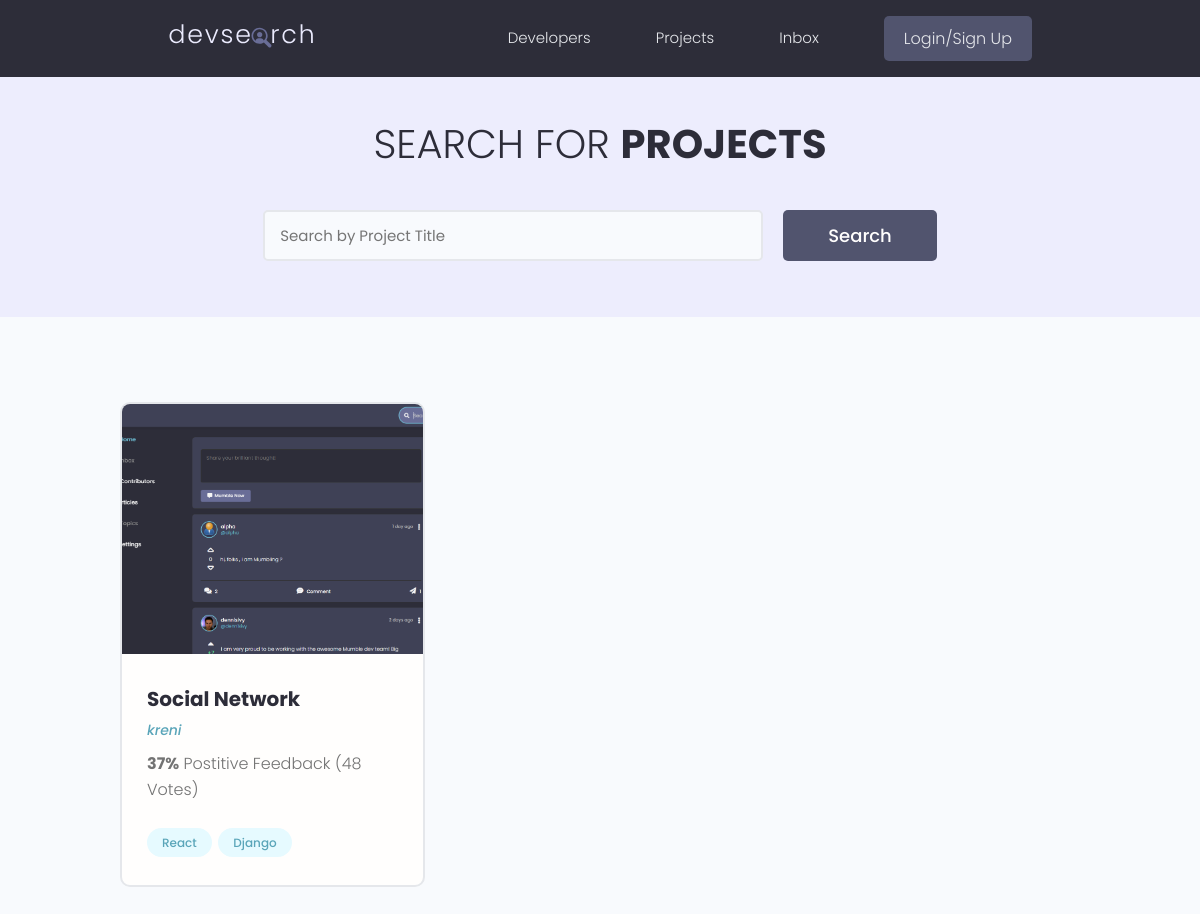
The page /projects/ on the database as committed earlier.
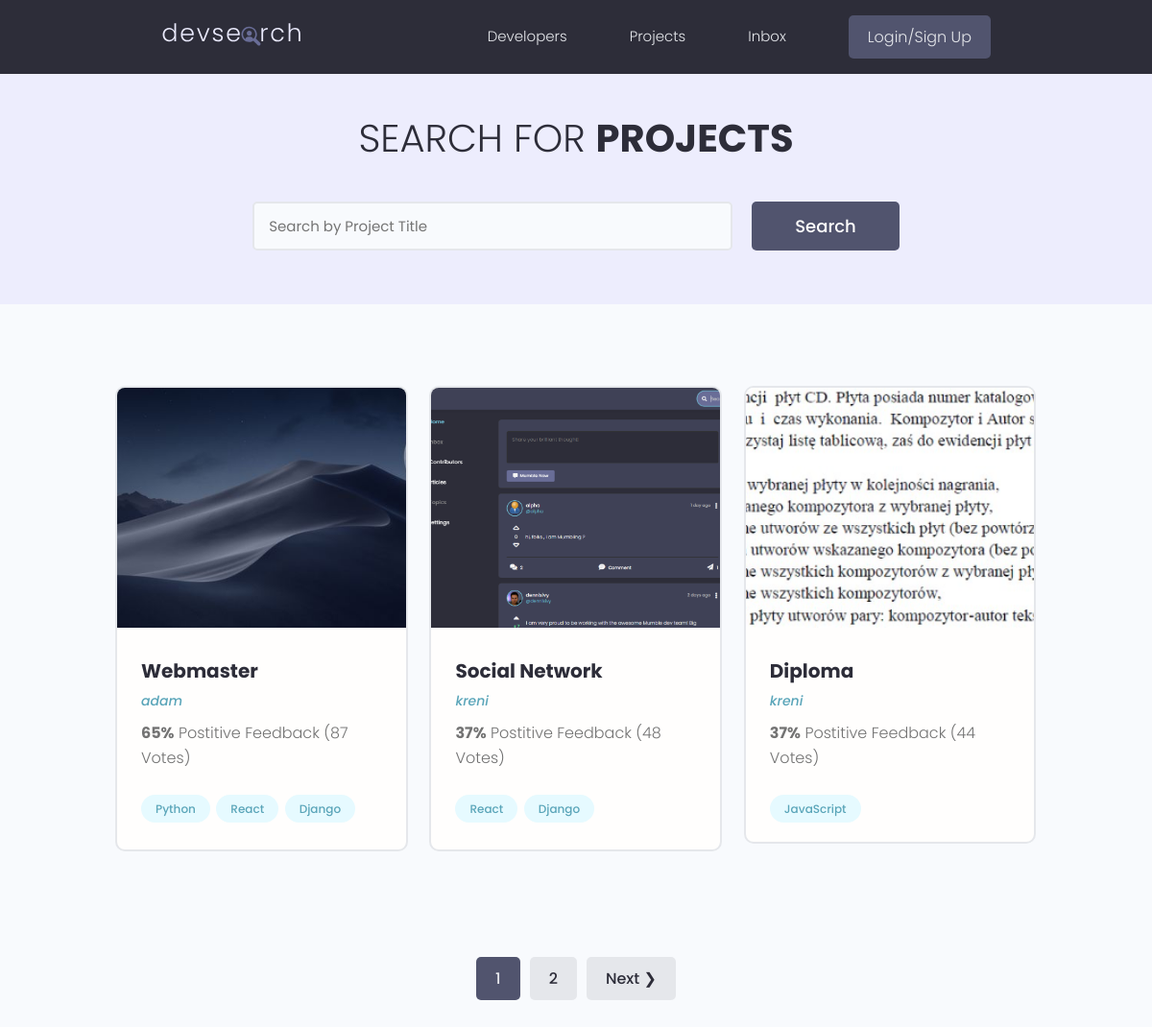
The same page on the database as committed later.
### projects/models.py (models this page shows, shortened)
class Project(models.Model):
    owner = models.ForeignKey(Profile, null=True, blank=True, on_delete=models.SET_NULL)
    title = models.CharField(max_length = 200)
    description = models.TextField(null=True, blank=True)
    featured_image = models.ImageField(null=True, blank=True, default="default.jpg")
    demo_link = models.CharField(max_length=200, null=True, blank=True)
    source_link = models.CharField(max_length=2000, null=True, blank=True)
    tags = models.ManyToManyField('Tag')
    vote_total = models.IntegerField(default=0, null=True, blank=True)
    vote_ratio = models.IntegerField(default=0, null=True, blank=True)
    created = models.DateTimeField(auto_now_add=True)
    id = models.UUIDField(default=uuid.uuid4, unique=True, primary_key=True, editable=False)
    class Meta:
        ordering = ["-vote_ratio", '-vote_total','title'] #Order of display

class Tag(models.Model):
    name = models.CharField(max_length=200)
    created = models.DateTimeField(auto_now_add=True)
    id = models.UUIDField(default=uuid.uuid4, unique=True, primary_key=True, editable=False)
    def __str__(self):
        return self.name

### users/models.py (models this page shows)
class Profile(models.Model):
    user = models.OneToOneField(User, on_delete=models.CASCADE, null=True, blank=True)
    name = models.CharField(max_length=200, blank=True, null=True)
    email = models.EmailField(max_length=200, blank=True, null=True)
    username = models.CharField(max_length=200, blank=True, null=True)
    location = models.CharField(max_length=200, blank=True, null=True)
    short_intro = models.CharField(max_length=200, blank=True, null=True)
    bio = models.TextField(max_length=200, blank=True, null=True)
    profile_image = models.ImageField(null=True, blank=True, upload_to='profiles/', default='profiles/user-default.png')
    social_github = models.CharField(max_length=200, blank=True, null=True)
    social_twitter = models.CharField(max_length=200, blank=True, null=True)
    social_linkedin = models.CharField(max_length=200, blank=True, null=True)
    social_youtube = models.CharField(max_length=200, blank=True, null=True)
    social_website = models.CharField(max_length=200, blank=True, null=True)
    id = models.UUIDField(default=uuid.uuid4, primary_key=True, editable=False, unique=True)
    def __str__(self):
        return str(self.username)

### projects/views.py (the view)
# urls.py: path('projects/', include('projects.urls')),
def projects(request):
    projects, search_query = searchProjects(request)
    custom_range, projects = paginateProjects(request, projects, 3)
    context={'projects':projects, 'search_query':search_query, 'custom_range':custom_range}
    return render(request, 'projects/projects.html', context)

### projects/utils.py (called while the page is built)
def paginateProjects(request, projects, results):
    page = request.GET.get('page')
    paginator = Paginator(projects, results)
    try:
        projects = paginator.page(page)
    except PageNotAnInteger:
        page = 1
        projects = paginator.page(page)
    except EmptyPage:
        page = paginator.num_pages
        projects = paginator.page(page)
    leftIndex = (int(page)-4)
    if leftIndex < 1:
        leftIndex = 1
    rightIndex = (int(page)+5)
    if rightIndex > paginator.num_pages:
        rightIndex = paginator.num_pages+1
    custom_range = range(leftIndex, rightIndex)
    return custom_range, projects

def searchProjects(request):
    search_query = ''
    if request.GET.get('search_query'):
        search_query = request.GET.get('search_query')
    tags = Tag.objects.filter(name__icontains=search_query)
    projects = Project.objects.distinct().filter(
        Q(title__icontains=search_query) |
        Q(description__icontains=search_query) |
        Q(owner__name__icontains=search_query) |
        Q(tags__in=tags)
    )
    return projects, search_query

### projects/templates/projects/projects.html (shortened to what this page needs)
{% extends 'main.html' %}
{% block content %}
    <main class="projects">
        <section class="hero-section text-center">
          <div class="container container--narrow">
            <div class="hero-section__box">
              <h2>Search for <span>Projects</span></h2>
            </div>
            <div class="hero-section__search">
              <form id="searchForm" class="form" action="{% url 'projects' %}" method="get">
                <div class="form__field">
                  <input class="input input--text" id="formInput#search" type="text" name="search_query"
                  value="{{ search_query }}" placeholder="Search by Project Title" />
                </div>
                <input class="btn btn--sub btn--lg" type="submit" value="Search" />
              </form>
            </div>
          </div>
        </section>
        <section class="projectsList">
          <div class="container">
            <div class="grid grid--three">
              {% for project in projects %}
              <div class="column">
                <div class="card project">
                  <a href="{% url 'project' project.id %}" class="project">
                    <img class="project__thumbnail" style="min-width:450px;" src="{{project.featured_image.url}}" alt="project thumbnail" />
                    <div class="card__body">
                      <h3 class="project__title">{{ project.title }}</h3>
                      <p><a class="project__author" href="{% url 'user-profile' project.owner.id %}">{{ project.owner }}</a></p>
                      <p class="project--rating">
                        <span style="font-weight: bold;">{{ project.vote_ratio }}%</span> Postitive
                        Feedback ({{ project.vote_total }} Vote{{project.vote_total|pluralize:"s"}})
                      </p>
                      <div class="project__tags">
                        {% for tag in project.tags.all %}
                        <span class="tag tag--pill tag--main">
                          <small>{{ tag }}</small>
                        </span>
                        {% endfor %}
                      </div>
                    </div>
                  </a>
                </div>
              </div>
              {% endfor %}
            </div>
          </div>
        </section>
        {% include 'pagination.html' with queryset=projects custom_range=custom_range %}
      </main>
{% endblock %}

Rows that differ between the two databases and show on the page:
added Project: featured_image (picture), title "Webmaster", owner "adam", vote_ratio "65", vote_total "87", Tag (name "React"), Tag (name "Django")
now on this page (row unchanged): Tag: name "Python", shown under "Webmaster"
added Project: featured_image (picture), title "Diploma", owner "kreni", vote_ratio "37", vote_total "44"
now on this page (row unchanged): Tag: name "JavaScript", shown under "Diploma"
Other text that changed with them:
new list line: "1"
new list line: "2"
text now shown: "Next ❯"
